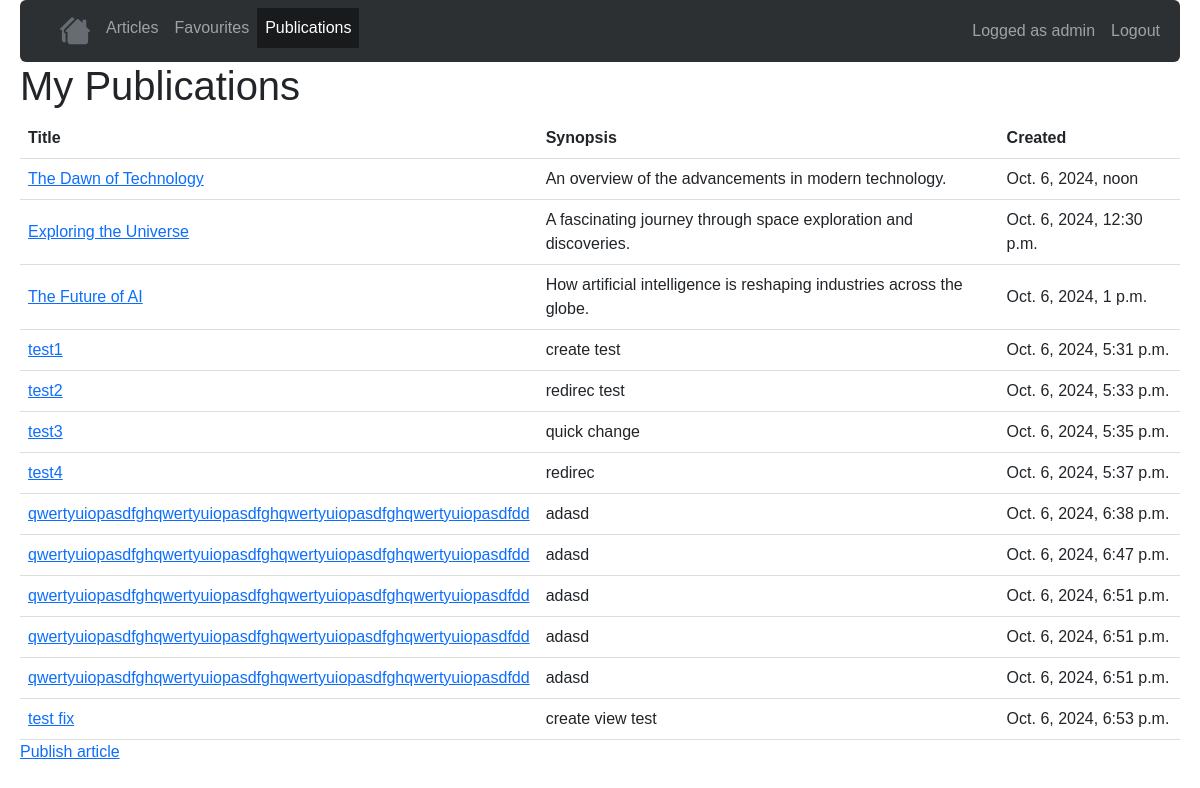
Before: /articles/publications/ (signed in) with the older database file.
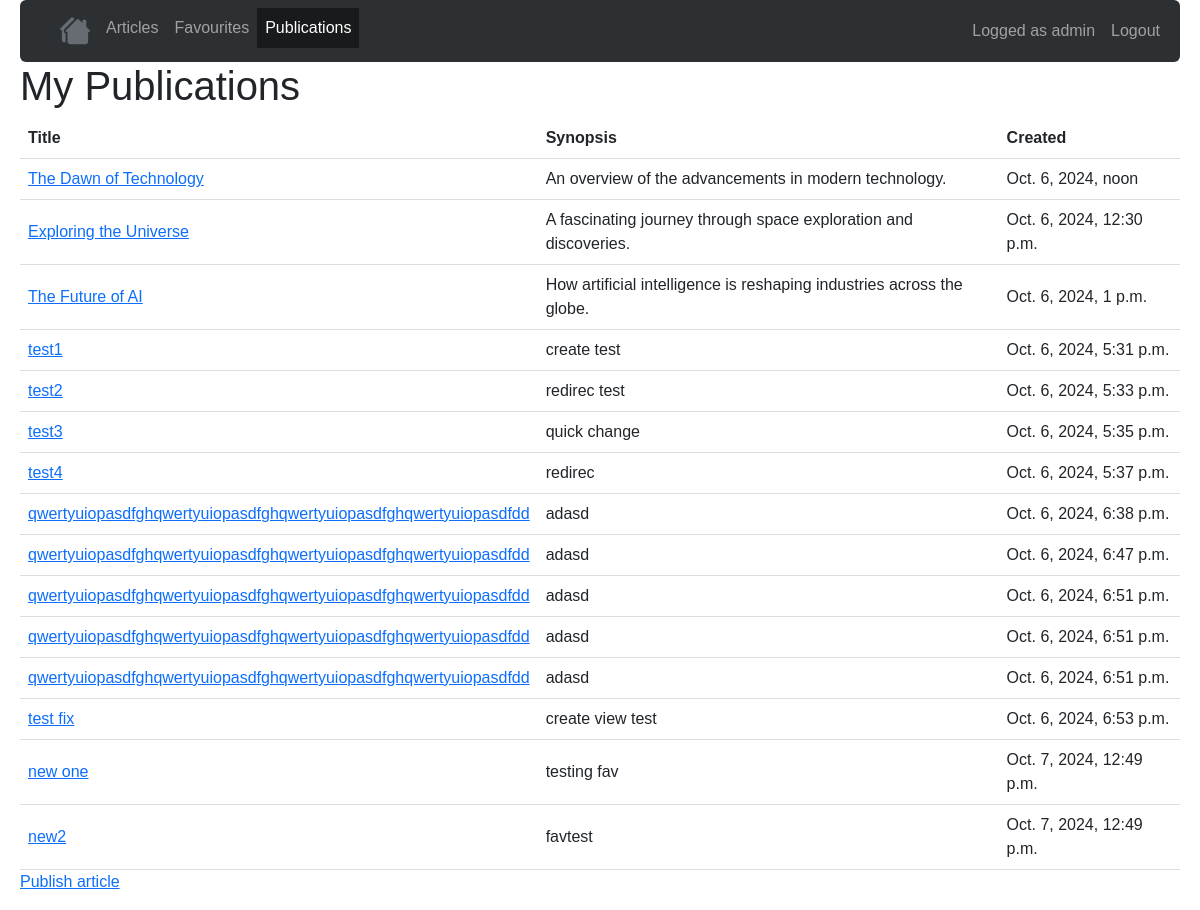
After: the same page with the newer database file.
### articles/models.py (models this page shows, shortened)
class Article(models.Model):
    title =     models.CharField(max_length=64)
    author =    models.ForeignKey(User, on_delete=models.CASCADE, related_name='articles')
    created =   models.DateTimeField(auto_now_add=True)
    synopsis =  models.CharField(max_length=312)
    content =   models.TextField()

### articles/views/publications.py (the view)
# urls.py: path("publications/", PublicationsListView.as_view(), name='publications'),
class PublicationsListView(ListView):
    model = Article
    template_name = 'articles/publications.html'
    def get_queryset(self):
        user = self.request.user
        if user.is_authenticated:
            return Article.objects.filter(author=user)
        else:
            return Article.objects.none()

### articles/templates/articles/publications.html (shortened to what this page needs)
{% extends 'base.html' %}
{% block content %}
<h1>My Publications</h1>
<table>
    <thead>
        <tr>
            <th>Title</th>
            <th>Synopsis</th>
            <th>Created</th>
        </tr>
    </thead>
    <tbody>
        {% for article in object_list %}
        <tr>
            <td><a href="{% url 'details' article.pk %}">{{ article.title }}</a></td>
            <td>{{ article.synopsis }}</td>
            <td>{{ article.created }}</td>
        </tr>
        {% empty %}
        <tr>
            <td colspan="4">No articles.</td>
        </tr>
        {%  endfor %}
    </tbody>
</table>
<p><a href="{% url 'publish' %}">Publish article</a></p>
{% endblock %}

Changed rows visible on the page:
added Article: title "new one", synopsis "testing fav", created "Oct. 7, 2024, 12:49 p.m."
added Article: title "new2", synopsis "favtest", created "Oct. 7, 2024, 12:49 p.m."
